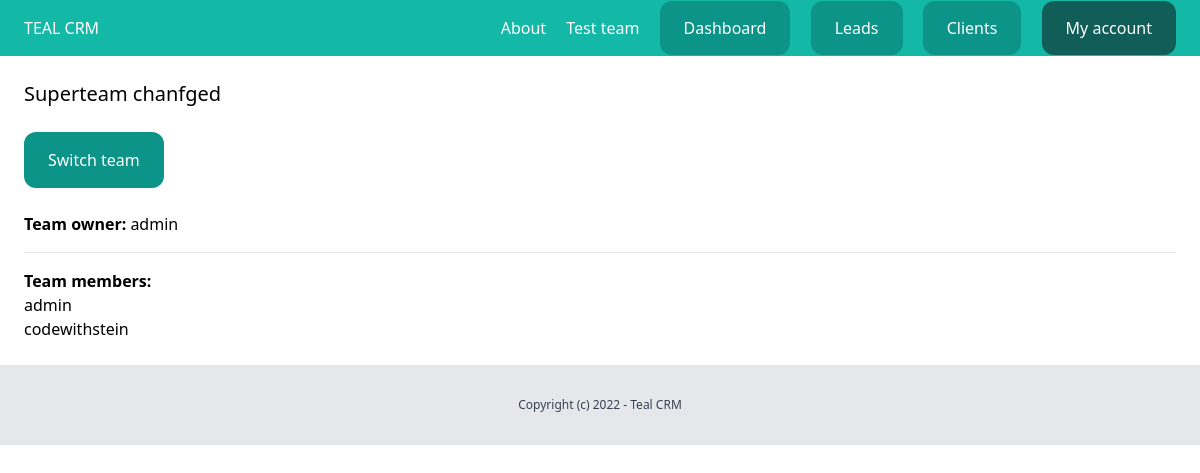
The app's page /dashboard/teams/1/ (signed in) with its own data.
### team/models.py (models this page shows, shortened)
class Team(models.Model):
    plan = models.ForeignKey(Plan, related_name='teams', blank=True, null=True, on_delete=models.CASCADE)
    name = models.CharField(max_length=100)
    members = models.ManyToManyField(User, related_name='teams')
    created_by = models.ForeignKey(User, related_name='created_teams', on_delete=models.CASCADE)
    created_at = models.DateTimeField(auto_now_add=True)

### team/views.py (the view)
# urls.py: path('<int:pk>/', views.clients_detail, name='detail'),
@login_required
def detail(request, pk):
    team = get_object_or_404(Team, members__in=[request.user], pk=pk)
    return render(request, 'team/detail.html', {'team': team})

### team/context_processors.py (called while the page is built)
def active_team(request):
    if request.user.is_authenticated:
        active_team = request.user.userprofile.get_active_team()
        if not active_team:
            active_team = Team.objects.filter(created_by=request.user)[0]
    else:
        active_team = None
    return {'active_team': active_team}

### userprofile/models.py (called while the page is built)
    def get_active_team(self):
        if self.active_team:
            return self.active_team
        else:
            return Team.objects.filter(members__in=[self.user.id]).first()

### team/templates/team/detail.html (shortened to what this page needs)
{% extends 'core/base.html' %}
{% block content %}
    <div class="py-6 px-6">
        <h1 class="mb-6 text-xl">{{ team.name }}</h1>
        <a href="{% url 'team:list' %}" class="inline-block py-4 px-6 bg-teal-600 rounded-xl text-white">Switch team</a>
        <p class="mt-6"><strong>Team owner:</strong> {{ team.created_by }}</p>
        <hr class="my-4">
        <h2 class="font-semibold">Team members:</h2>
        {% for member in team.members.all %}
            <p>{{ member.username }}</p>
        {% endfor %}
    </div>
{% endblock %}

### core/templates/core/partials/nav.html
<nav class="py-4 px-6 flex justify-between bg-teal-500">
    <a href="/" class="text-white font-product-sans text-3xl">TEAL CRM</a>
    <div class="space-x-4">
        <a href="{% url 'about' %}" class="text-white">About</a>
        {% if request.user.is_authenticated %}
            <a href="{% url 'team:detail' active_team.id %}" class="text-white">{{ active_team.name }}</a>
            <a href="{% url 'dashboard:index' %}" class="py-4 px-6 bg-teal-600 rounded-xl text-white">Dashboard</a>
            <a href="{% url 'leads:list' %}" class="py-4 px-6 bg-teal-600 rounded-xl text-white">Leads</a>
            <a href="{% url 'clients:list' %}" class="py-4 px-6 bg-teal-600 rounded-xl text-white">Clients</a>
            <a href="{% url 'userprofile:myaccount' %}" class="py-4 px-6 bg-teal-800 rounded-xl text-white">My account</a>
        {% else %}
            <a href="{% url 'login' %}" class="py-4 px-6 bg-teal-600 rounded-xl text-white">Log in</a>
            <a href="{% url 'userprofile:signup' %}" class="py-4 px-6 bg-teal-300 rounded-xl text-white">Sign up</a>
        {% endif %}
    </div>
</nav>

### records on screen
Team: name "Test team"
Team: name "Superteam chanfged", created_by "admin"

### other values on screen
{{ member.username }} "admin"
{{ member.username }} "codewithstein"
